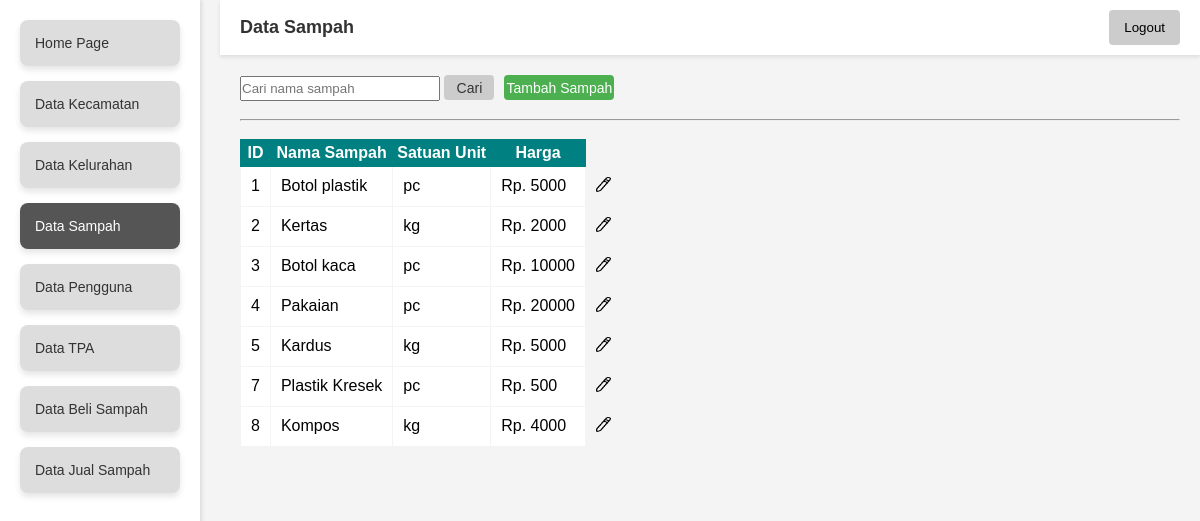
The app's page /sampah (signed in) with its own data.
### tables this page shows
CREATE TABLE Sampah (id INTEGER PRIMARY KEY NOT NULL, nama TEXT, unit TEXT, harga INTEGER);

### main.py (the view)
@app.route('/sampah', methods=['GET'])
def dataSampah():
    conn = get_db_connection()
    cursor = conn.cursor()
    nama = session.get('nama', None)
    role = session.get('role', None)
    if(request.args):
        nama_sampah = request.args.get('nama_sampah')
        print(nama_sampah)
        cursor.execute("SELECT * FROM Sampah WHERE LOWER(nama) LIKE LOWER(?)", (f"%{nama_sampah}%",))
        sampah_data = cursor.fetchall()
        conn.close()
    else:
        cursor.execute("SELECT * FROM Sampah")
        sampah_data = cursor.fetchall()
        conn.close()
    if(role == 'admin'):
        return render_template('admin/sampah-admin.html', sampah=sampah_data)
    else:
        return render_template('member/sampah-member.html', sampah=sampah_data)

### main.py (called while the page is built)
def get_db_connection():
    conn = sqlite3.connect('database/database.db')
    conn.row_factory = sqlite3.Row
    return conn

@app.before_request
def require_login():
    allowed_routes = ['login', 'register', 'static']
    if 'nama' not in session and request.endpoint not in allowed_routes:
        return redirect(url_for('login'))

### templates/admin/sampah-admin.html (shortened to what this page needs)
<!DOCTYPE html>
<html lang="en">
<head>
  <link rel="stylesheet" href="{{ url_for('static', filename='css/admin/style-sampah-admin.css') }}">
</head>
<body>
  <div class="container">
    <header>
      <h1>Data Sampah</h1>
      {% include 'admin/logoutFragment.html' %}
    </header>
    {% include 'admin/sidebarFragment.html' %}
    <main>
      <div class="search-bar">
        <form method="GET">
          <input type="text" id="search" name="nama_sampah" placeholder="Cari nama sampah">
          <button  id="search-button" type="submit">Cari</button>
        </form>
        <button id="add-button" onclick="window.location.href='tambah_sampah';">Tambah Sampah</button>
      </div>
      <br><hr><br>
      <table>
          <tr>
              <th>ID</th>
              <th>Nama Sampah</th>
              <th>Satuan Unit</th>
              <th>Harga</th>
              <th class="edit"></th>
          </tr>
          {% for item in sampah %}
          <tr>
            <td>{{ item.id }}</td>
            <td>{{ item.nama }}</td>
            <td>{{ item.unit }}</td>
            <td>Rp. {{ item.harga }}</td>
            <td class="edit value"><a href="edit_sampah?id={{item.id}}" name="{{item.id}}"><img src="{{ url_for('static', filename='gambar/pencil.png') }}" alt=""></a></td>
          </tr>
          {% endfor %}
      </table>
    </main>
  </div>
</body>
</html>

### static/css/admin/style-sampah-admin.css (style rules this page uses)
table { border: 1px solid teal; border-collapse: collapse; background-color: white; }
td, tr { border: 1px solid #f4f4f4; padding: 10px; }
th { padding: 4px; border: 1px solid teal; text-align: center; background: teal; color: white; }
* { margin: 0; padding: 0; box-sizing: border-box; }
body { font-family: Arial, sans-serif; background-color: #f4f4f4; }
.container { display: flex; flex-direction: column; height: 100vh; }
header { display: flex; justify-content: space-between; align-items: center; background-color: #fff; padding: 10px 20px; box-shadow: 0 2px 4px rgba(0, 0, 0, 0.1); margin-left: 220px; }
header h1 { font-size: 18px; color: #333; }
.search-bar { display: flex; gap: 10px; }
main { margin-left: 220px; padding: 20px; flex: 1; }
#search { width: 200px; height: 25px; }
#search-button { width: 50px; background-color: #ccc; color: #333; height: 25px; }
#add-button { width: 50px; height: 25px; padding: 1px; }
#search-button, #add-button { padding: 1px 1px; border: none; border-radius: 4px; cursor: pointer; font-size: 14px; }
#add-button { width: 110px; background-color: #4caf50; color:#fff; }
a>img { height: 15px; width: 15PX; }
.edit { border: none !important; background-color: #f4f4f4; }

### records on screen
Sampah: id "1", nama "Botol plastik", unit "pc", harga "5000"
Sampah: id "2", nama "Kertas", unit "kg", harga "2000"
Sampah: id "3", nama "Botol kaca", unit "pc", harga "10000"
Sampah: id "4", nama "Pakaian", unit "pc", harga "20000"
Sampah: id "5", nama "Kardus", unit "kg", harga "5000"
Sampah: id "7", nama "Plastik Kresek", unit "pc", harga "500"
Sampah: id "8", nama "Kompos", unit "kg", harga "4000"
